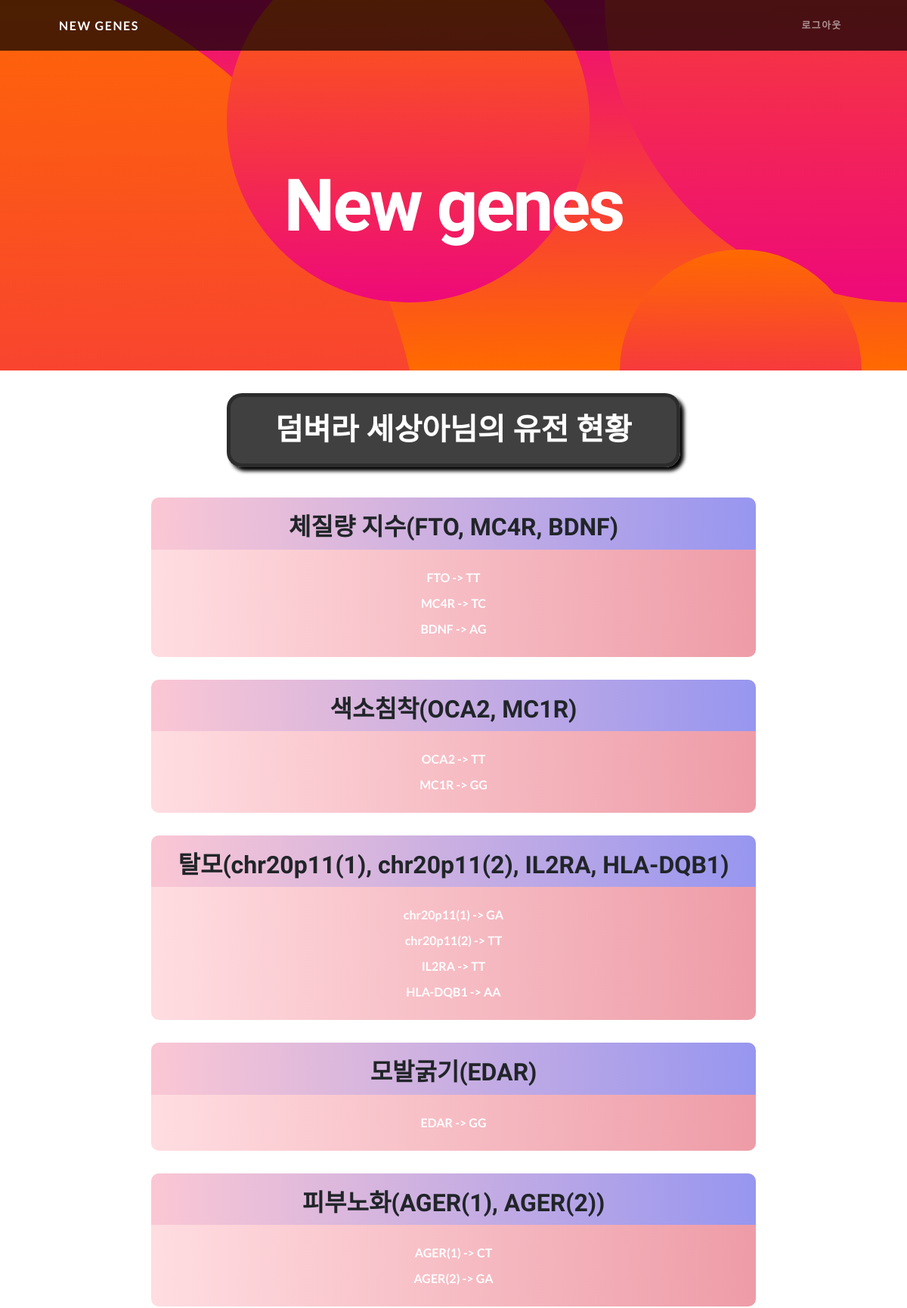
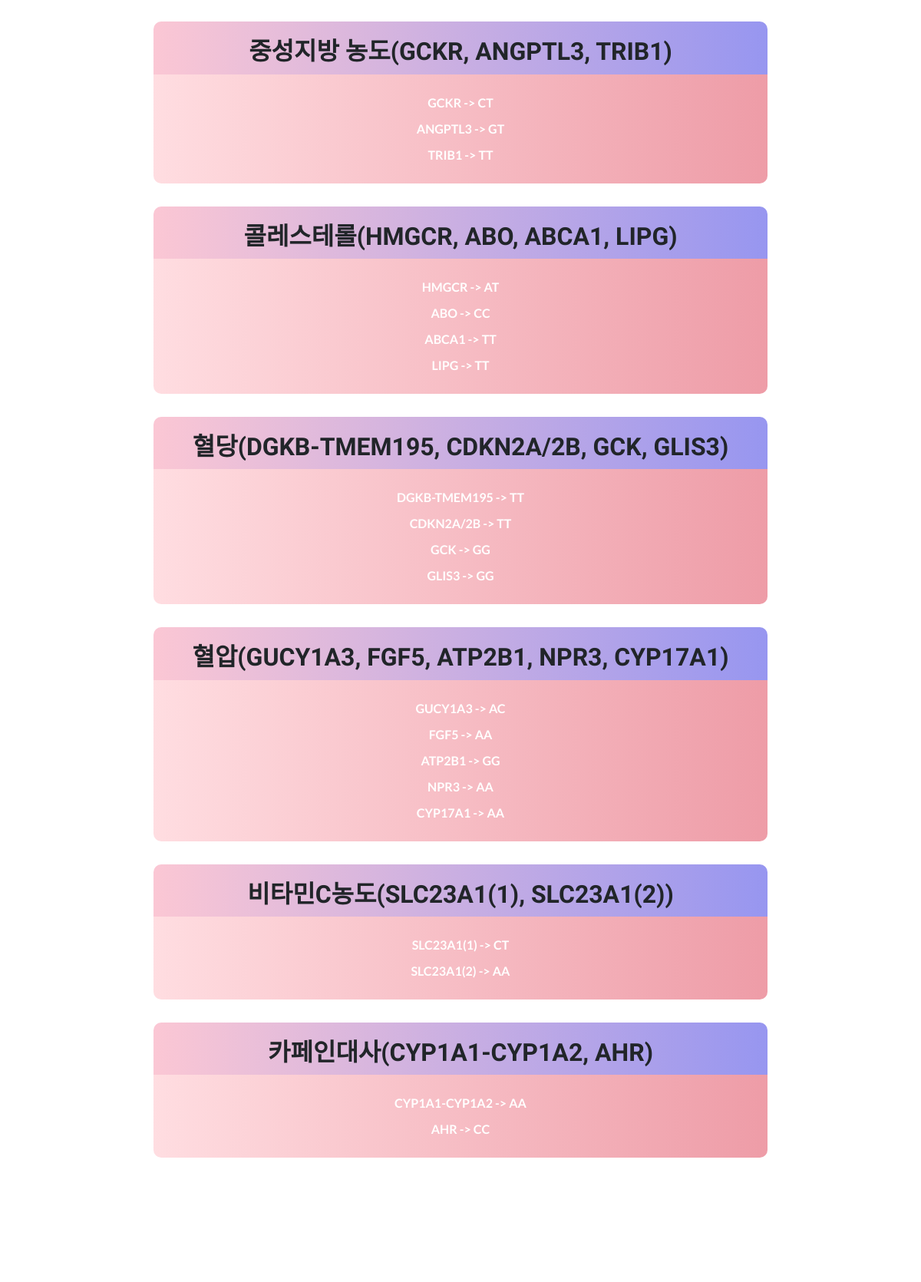
The app's page /mypage/properties/gene_confirm/1 (signed in, upper part) with its own data (2 pictures, top to bottom).
### Gene/models.py (models this page shows, shortened)
class User(AbstractUser):
    nickname = models.CharField(max_length=20, unique=True, null=True,
                                validators=[validate_no_special_characters])
    intro = models.TextField(null=True)
    profile_picture = models.ImageField(upload_to="profile_pics", default="default_profile_pic.jpg")
    goals = models.TextField(null=True)
    rating_FTO = [
        (1, 'TT'),
        (2, 'TA'),
        (3, 'AA')
    ]
    FTO_gene = models.IntegerField(choices=rating_FTO, default=None, null=True)
    rating_MC4R = [
        (1, 'TT'),
        (2, 'TC'),
        (3, 'CC')
    ]
    MC4R_gene = models.IntegerField(choices=rating_MC4R, default=None, null=True)
    rating_BDNF = [
        (1, 'AA'),
        (2, 'AG'),
        (3, 'GG')
    ]
    BDNF_gene = models.IntegerField(choices=rating_BDNF, default=None, null=True)
    rating_OCA2=[
        (1, 'TT'),
        (2, 'TC'),
        (3, 'CC')
    ]
    OCA2_gene = models.IntegerField(choices=rating_OCA2, null=True, default=None)
    rating_MC1R = [
        (1, 'GG'),
        (2, 'GA'),
        (3, 'AA')
    ]
    MC1R_gene = models.IntegerField(choices=rating_MC1R, null=True, default=None)
    rating_chr20p11_1 = [
        (1, 'GG'),
        (2, 'GA'),
        (3, 'AA')
    ]
    chr20p11_1 = models.IntegerField(choices=rating_chr20p11_1, null=True, default=None)
    rating_chr20p11_2 = [
        (1, 'CC'),
        (2, 'CT'),
        (3, 'TT')
    ]
    chr20p11_2 = models.IntegerField(choices=rating_chr20p11_2, null=True, default=None)
    rating_IL2RA = [
        (1, 'TT'),
        (2, 'TC'),
        (3, 'CC')
    ]
    IL2RA = models.IntegerField(choices=rating_IL2RA, null=True, default=None)
    rating_HLA_DQB1 = [
        (1, 'AA'),
        (2, 'AG'),
        (3, 'GG')
    ]
    HLA_DQB1 = models.IntegerField(choices=rating_HLA_DQB1, null=True, default=None)
    rating_EDAR = [
        (1, 'GG'),
        (2, 'GA'),
        (3, 'AA')
    ]
    EDAR = models.IntegerField(choices=rating_EDAR, null=True, default=None)
    rating_AGER_1 = [
        (1, 'CC'),
        (2, 'CT'),
        (3, 'TT')
    ]
    AGER_1 = models.IntegerField(choices=rating_AGER_1, null=True, default=None)
    rating_AGER_2 = [
        (1, 'GG'),
        (2, 'GA'),
        (3, 'AA')
    ]
    AGER_2 = models.IntegerField(choices=rating_AGER_2, null=True, default=None)
    rating_GCKR = [
        (1, 'CC'),
        (2, 'CT'),
        (3, 'TT')
    ]
    GCKR = models.IntegerField(choices=rating_GCKR, null=True, default=None)
    rating_ANGPTL3 = [
        (1, 'GG'),
        (2, 'GT'),
        (3, 'TT')
    ]
    ANGPTL3 = models.IntegerField(choices=rating_ANGPTL3, null=True, default=None)
    rating_TRIB1 = [
        (1, 'TT'),
        (2, 'TA'),
        (3, 'AA')
    ]
    TRIB1 = models.IntegerField(choices=rating_TRIB1, null=True, default=None)
    rating_HMGCR = [
        (1, 'AA'),
        (2, 'AT'),
        (3, 'TT')
    ]
    HMGCR = models.IntegerField(choices=rating_HMGCR, null=True, default=None)
    rating_ABO = [
        (1, 'CC'),
        (2, 'CA'),
        (3, 'AA')
    ]
    ABO = models.IntegerField(choices=rating_ABO, null=True, default=None)
    rating_LIPG = [
        (1, 'TT'),
        (2, 'TG'),
        (3, 'GG')
    ]
    LIPG = models.IntegerField(choices=rating_LIPG, null=True, default=None)
    rating_DGKB_TMEM195 = [
        (1, 'GG'),
        (2, 'GT'),
        (3, 'TT')
    ]
    DGKB_TMEM195 = models.IntegerField(choices=rating_DGKB_TMEM195, null=True, default=None)
    rating_CDKN2A_2B = [
        (1, 'CC'),
        (2, 'CT'),
        (3, 'TT')
    ]
    CDKN2A_2B = models.IntegerField(choices=rating_CDKN2A_2B, null=True, default=None)
    rating_GCK = [
        (1, 'GG'),
        (2, 'GA'),
        (3, 'AA')
    ]
    GCK = models.IntegerField(choices=rating_GCK, null=True, default=None)
    rating_GLIS3 = [
        (1, 'GG'),
        (2, 'GA'),
        (3, 'AA')
    ]
    GLIS3 = models.IntegerField(choices=rating_GLIS3, null=True, default=None)
    rating_GUCY1A3 = [
        (1, 'AA'),
        (2, 'AC'),
        (3, 'CC')
    ]
    GUCY1A3 = models.IntegerField(choices=rating_GUCY1A3, null=True, default=None)
    rating_ABCA1 = [
        (1, 'CC'),
        (2, 'CT'),
        (3, 'TT')
    ]
    ABCA1 = models.IntegerField(choices=rating_ABCA1, null=True, default=None)
    rating_FGF5 = [
        (1, 'AA'),
        (2, 'AT'),
        (3, 'TT')
    ]
    FGF5 = models.IntegerField(choices=rating_FGF5, null=True, default=None)
    rating_ATP2B1 = [
        (1, 'AA'),
        (2, 'AG'),
        (3, 'GG')
    ]
    ATP2B1 = models.IntegerField(choices=rating_ATP2B1, null=True, default=None)
    rating_NPR3 = [
        (1, 'AA'),
        (2, 'AG'),
        (3, 'GG')
    ]
    NPR3 = models.IntegerField(choices=rating_NPR3, null=True, default=None)
    rating_CYP17A1 = [
        (1, 'GG'),
        (2, 'GA'),
        (3, 'AA')
    ]
    CYP17A1 = models.IntegerField(choices=rating_CYP17A1, null=True, default=None)
    rating_SLC23A1_1 = [
        (1, 'CC'),
        (2, 'CT'),
        (3, 'TT')
    ]
    SLC23A1_1 = models.IntegerField(choices=rating_SLC23A1_1, null=True, default=None)
    rating_SLC23A1_2 = [
        (1, 'AA'),
        (2, 'AG'),
        (3, 'GG')
    ]
    SLC23A1_2 = models.IntegerField(choices=rating_SLC23A1_2, null=True, default=None)
    rating_CYP1A1_CYP1A2 = [
        (1, 'AA'),
        (2, 'AC'),
        (3, 'CC')
    ]
    CYP1A1_CYP1A2 = models.IntegerField(choices=rating_CYP1A1_CYP1A2, null=True, default=None)
    rating_AHR = [
        (1, 'CC'),
        (2, 'CT'),
        (3, 'TT')
    ]
    AHR = models.IntegerField(choices=rating_AHR, null=True, default=None)

### Gene/views.py (the view)
# urls.py: path('mypage/properties/gene_confirm/<int:user_id>', views.gene_confirm, name='gene_confirm'),
def gene_confirm(request, user_id):
    return render(request, 'Gene_register/gene_confirm.html')

### Gene/templates/Gene_register/gene_confirm.html
{% extends 'gene_base/base.html' %}
{% load static %}
{% block content %}
    <h1 class="gene_confirm_name">{{user.nickname}}님의 유전 현황</h1>
    <h2 class="gene_confirm_factor">
        체질량 지수(FTO, MC4R, BDNF)
    </h2>
    <div class="gene_confirm_resultArea">
        <p id="effect">FTO -> {{user.get_FTO_gene_display}}</p>
        <p id="effect">MC4R -> {{user.get_MC4R_gene_display}}</p>
        <p id="effect">BDNF -> {{user.get_BDNF_gene_display}}</p>
    </div>
    <h2 class="gene_confirm_factor">
        색소침착(OCA2, MC1R)
    </h2>
    <div class="gene_confirm_resultArea">
        <p id="effect">OCA2 -> {{user.get_OCA2_gene_display}}</p>
        <p id="effect">MC1R -> {{user.get_MC1R_gene_display}}</p>
    </div>
    <h2 class="gene_confirm_factor">
        탈모(chr20p11(1), chr20p11(2), IL2RA, HLA-DQB1)
    </h2>
    <div class="gene_confirm_resultArea">
        <p id="effect">chr20p11(1) -> {{user.get_chr20p11_1_display}}</p>
        <p id="effect">chr20p11(2) -> {{user.get_chr20p11_2_display}}</p>
        <p id="effect">IL2RA -> {{user.get_IL2RA_display}}</p>
        <p id="effect">HLA-DQB1 -> {{user.get_HLA_DQB1_display}}</p>
    </div>
    <h2 class="gene_confirm_factor">
        모발굵기(EDAR)
    </h2>
    <div class="gene_confirm_resultArea">
        <p id="effect">EDAR -> {{user.get_EDAR_display}}</p>
    </div>
    <h2 class="gene_confirm_factor">
        피부노화(AGER(1), AGER(2))
    </h2>
    <div class="gene_confirm_resultArea">
        <p id="effect">AGER(1) -> {{user.get_AGER_1_display}}</p>
        <p id="effect">AGER(2) -> {{user.get_AGER_2_display}}</p>
    </div>
    <h2 class="gene_confirm_factor">
        중성지방 농도(GCKR, ANGPTL3, TRIB1)
    </h2>
    <div class="gene_confirm_resultArea">
        <p id="effect">GCKR -> {{user.get_GCKR_display}}</p>
        <p id="effect">ANGPTL3 -> {{user.get_ANGPTL3_display}}</p>
        <p id="effect">TRIB1 -> {{user.get_TRIB1_display}}</p>
    </div>
    <h2 class="gene_confirm_factor">
        콜레스테롤(HMGCR, ABO, ABCA1, LIPG)
    </h2>
    <div class="gene_confirm_resultArea">
        <p id="effect">HMGCR -> {{user.get_HMGCR_display}}</p>
        <p id="effect">ABO -> {{user.get_ABO_display}}</p>
        <P id="effect">ABCA1 -> {{user.get_ABCA1_display}}</P>
        <P id="effect">LIPG -> {{user.get_LIPG_display}}</P>
    </div>
    <h2 class="gene_confirm_factor">
        혈당(DGKB-TMEM195, CDKN2A/2B, GCK, GLIS3)
    </h2>
    <div class="gene_confirm_resultArea">
        <p id="effect">DGKB-TMEM195 -> {{user.get_DGKB_TMEM195_display}}</p>
        <p id="effect">CDKN2A/2B -> {{user.get_CDKN2A_2B_display}}</p>
        <p id="effect">GCK -> {{user.get_GCK_display}}</p>
        <p id="effect">GLIS3 -> {{user.get_GLIS3_display}}</p>
    </div>
    <h2 class="gene_confirm_factor">
        혈압(GUCY1A3, FGF5, ATP2B1, NPR3, CYP17A1)
    </h2>
    <div class="gene_confirm_resultArea">
        <p id="effect">GUCY1A3 -> {{user.get_GUCY1A3_display}}</p>
        <p id="effect">FGF5 -> {{user.get_FGF5_display}}</p>
        <p id="effect">ATP2B1 -> {{user.get_ATP2B1_display}}</p>
        <p id="effect">NPR3 -> {{user.get_NPR3_display}}</p>
        <p id="effect">CYP17A1 -> {{user.get_CYP17A1_display}}</p>
    </div>
    <h2 class="gene_confirm_factor">
        비타민C농도(SLC23A1(1), SLC23A1(2))
    </h2>
    <div class="gene_confirm_resultArea">
        <p id="effect">SLC23A1(1) -> {{user.get_SLC23A1_1_display}}</p>
        <p id="effect">SLC23A1(2) -> {{user.get_SLC23A1_2_display}}</p>
    </div>
    <h2 class="gene_confirm_factor">
        카페인대사(CYP1A1-CYP1A2, AHR)
    </h2>
    <div class="gene_confirm_resultArea">
        <p id="effect">CYP1A1-CYP1A2 -> {{user.get_CYP1A1_CYP1A2_display}}</p>
        <p id="effect">AHR -> {{user.get_AHR_display}}</p>
    </div>
{% endblock content %}

### Gene/static/Gene/styles/make.css (style rules this page uses)
.gene_confirm_name { color: white; background: rgba(0, 0, 0, 0.75); text-align: center; margin: 30px auto 10px; padding: 20px; border-radius: 20px; width: 600px; box-shadow: 5px 5px 5px black; border: 5px solid rgba(0, 0, 0, 0.3); }
.gene_confirm_factor { background: #9796f0; background: -webkit-linear-gradient(to right, #fbc7d4, #9796f0); background: linear-gradient(to right, #fbc7d4, #9796f0); padding-top: 20px; padding-bottom: 10px; border-radius: 10px 10px 0px 0px; text-align: center; width: 800px; margin: 30px auto 0px; }
.gene_confirm_resultArea { color: white; background: #ee9ca7; background: -webkit-linear-gradient(to right, #ffdde1, #ee9ca7); background: linear-gradient(to right, #ffdde1, #ee9ca7); padding: 20px; border-radius: 0px 0px 10px 10px; width: 800px; margin: 0 auto; }
#effect { transition: 0.35s; color:white; margin: auto; text-align: center; font-weight: bold; padding: 5px; }

### records on screen
User: nickname "덤벼라 세상아", FTO_gene "TT", MC4R_gene "TC", BDNF_gene "AG", OCA2_gene "TT", MC1R_gene "GG", chr20p11_1 "GA", chr20p11_2 "TT", IL2RA "TT", HLA_DQB1 "AA", EDAR "GG", AGER_1 "CT", AGER_2 "GA", GCKR "CT", ANGPTL3 "GT", TRIB1 "TT", HMGCR "AT", ABO "CC", ABCA1 "TT", LIPG "TT", DGKB_TMEM195 "TT", CDKN2A_2B "TT", GCK "GG", GLIS3 "GG", GUCY1A3 "AC", FGF5 "AA", ATP2B1 "GG", NPR3 "AA", CYP17A1 "AA", SLC23A1_1 "CT", SLC23A1_2 "AA", CYP1A1_CYP1A2 "AA", AHR "CC"
